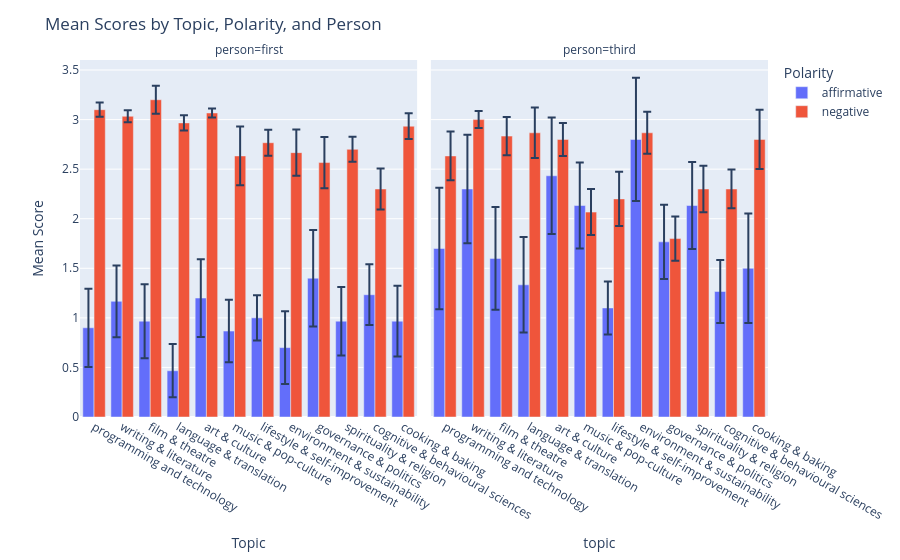

This figure's notebook cell:
### Code cell
df = pd.read_csv("results/probably_not_results.csv")

fig = px.bar(df, x="topic", y="mean", color="polarity", barmode="group", error_y="stderr", facet_col="person")
fig.update_layout(title="Mean Scores by Topic, Polarity, and Person", xaxis_title="Topic", yaxis_title="Mean Score", legend_title="Polarity")
fig.show()

### Figure 1 — Plotly figure (JSON) as saved in the notebook; plotly's stock layout.template omitted (floating-point values rounded to 4 significant figures)
{"data": [{"alignmentgroup": "True", "error_y": {"array": [0.3946, 0.3626, 0.3733, 0.2685, 0.3919, 0.3151, 0.2277, 0.3667, 0.4864, 0.3459, 0.3065, 0.3564]}, "hovertemplate": "polarity=affirmative<br>person=first<br>topic=%{x}<br>mean=%{y}<extra></extra>", "legendgroup": "affirmative", "marker": {"color": "#636efa", "pattern": {"shape": ""}}, "name": "affirmative", "offsetgroup": "affirmative", "orientation": "v", "showlegend": true, "textposition": "auto", "type": "bar", "x": ["programming and technology", "writing & literature", "film & theatre", "language & translation", "art & culture", "music & pop-culture", "lifestyle & self-improvement", "environment & sustainability", "governance & politics", "spirituality & religion", "cognitive & behavioural sciences", "cooking & baking"], "xaxis": "x", "y": [0.9, 1.167, 0.9667, 0.4667, 1.2, 0.8667, 1.0, 0.7, 1.4, 0.9667, 1.233, 0.9667], "yaxis": "y"}, {"alignmentgroup": "True", "error_y": {"array": [0.6135, 0.5476, 0.5183, 0.4818, 0.588, 0.4338, 0.2678, 0.621, 0.3753, 0.4394, 0.3174, 0.5517]}, "hovertemplate": "polarity=affirmative<br>person=third<br>topic=%{x}<br>mean=%{y}<extra></extra>", "legendgroup": "affirmative", "marker": {"color": "#636efa", "pattern": {"shape": ""}}, "name": "affirmative", "offsetgroup": "affirmative", "orientation": "v", "showlegend": false, "textposition": "auto", "type": "bar", "x": ["programming and technology", "writing & literature", "film & theatre", "language & translation", "art & culture", "music & pop-culture", "lifestyle & self-improvement", "environment & sustainability", "governance & politics", "spirituality & religion", "cognitive & behavioural sciences", "cooking & baking"], "xaxis": "x2", "y": [1.7, 2.3, 1.6, 1.333, 2.433, 2.133, 1.1, 2.8, 1.767, 2.133, 1.267, 1.5], "yaxis": "y2"}, {"alignmentgroup": "True", "error_y": {"array": [0.07115, 0.05984, 0.1423, 0.07778, 0.04444, 0.2959, 0.1319, 0.2331, 0.2584, 0.1262, 0.2076, 0.1296]}, "hovertemplate": "polarity=negative<br>person=first<br>topic=%{x}<br>mean=%{y}<extra></extra>", "legendgroup": "negative", "marker": {"color": "#EF553B", "pattern": {"shape": ""}}, "name": "negative", "offsetgroup": "negative", "orientation": "v", "showlegend": true, "textposition": "auto", "type": "bar", "x": ["programming and technology", "writing & literature", "film & theatre", "language & translation", "art & culture", "music & pop-culture", "lifestyle & self-improvement", "environment & sustainability", "governance & politics", "spirituality & religion", "cognitive & behavioural sciences", "cooking & baking"], "xaxis": "x", "y": [3.1, 3.033, 3.2, 2.967, 3.067, 2.633, 2.767, 2.667, 2.567, 2.7, 2.3, 2.933], "yaxis": "y"}, {"alignmentgroup": "True", "error_y": {"array": [0.2457, 0.08607, 0.194, 0.2543, 0.1663, 0.232, 0.2731, 0.212, 0.2233, 0.2354, 0.1953, 0.299]}, "hovertemplate": "polarity=negative<br>person=third<br>topic=%{x}<br>mean=%{y}<extra></extra>", "legendgroup": "negative", "marker": {"color": "#EF553B", "pattern": {"shape": ""}}, "name": "negative", "offsetgroup": "negative", "orientation": "v", "showlegend": false, "textposition": "auto", "type": "bar", "x": ["programming and technology", "writing & literature", "film & theatre", "language & translation", "art & culture", "music & pop-culture", "lifestyle & self-improvement", "environment & sustainability", "governance & politics", "spirituality & religion", "cognitive & behavioural sciences", "cooking & baking"], "xaxis": "x2", "y": [2.633, 3.0, 2.833, 2.867, 2.8, 2.067, 2.2, 2.867, 1.8, 2.3, 2.3, 2.8], "yaxis": "y2"}], "layout": {"annotations": [{"font": {}, "showarrow": false, "text": "person=first", "x": 0.245, "xanchor": "center", "xref": "paper", "y": 1, "yanchor": "bottom", "yref": "paper"}, {"font": {}, "showarrow": false, "text": "person=third", "x": 0.755, "xanchor": "center", "xref": "paper", "y": 1, "yanchor": "bottom", "yref": "paper"}], "barmode": "group", "legend": {"title": {"text": "Polarity"}, "tracegroupgap": 0}, "margin": {"t": 60}, "title": {"text": "Mean Scores by Topic, Polarity, and Person"}, "xaxis": {"anchor": "y", "domain": [0, 0.49], "title": {"text": "Topic"}}, "xaxis2": {"anchor": "y2", "domain": [0.51, 1], "matches": "x", "title": {"text": "topic"}}, "yaxis": {"anchor": "x", "domain": [0, 1], "title": {"text": "Mean Score"}}, "yaxis2": {"anchor": "x2", "domain": [0, 1], "matches": "y", "showticklabels": false}}}
